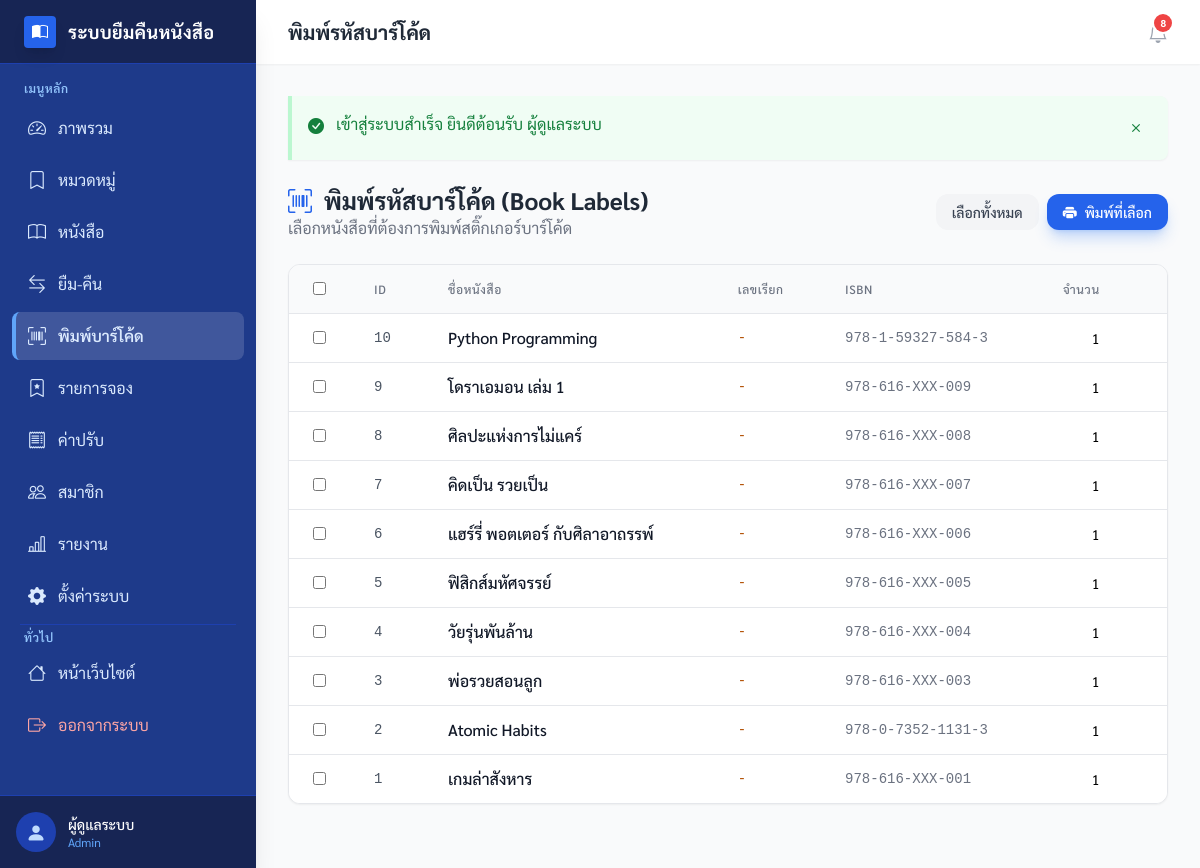
/admin/book_labels.php (signed in), run on the app's committed database.
### tables this page shows
CREATE TABLE IF NOT EXISTS `users` (
    `id` INT AUTO_INCREMENT PRIMARY KEY,
    `name` VARCHAR(100) NOT NULL COMMENT 'ชื่อ-นามสกุล',
    `email` VARCHAR(100) NOT NULL UNIQUE COMMENT 'อีเมล',
    `password` VARCHAR(255) NOT NULL COMMENT 'รหัสผ่าน (bcrypt)',
    `phone` VARCHAR(20) DEFAULT NULL COMMENT 'เบอร์โทรศัพท์',
    `role` ENUM('member', 'admin', 'staff') NOT NULL DEFAULT 'member' COMMENT 'บทบาท',
    `is_active` TINYINT(1) NOT NULL DEFAULT 1 COMMENT '1 = ยังใช้งาน · 0 = เลิกใช้งาน (ซ่อนจากดรอปดาวน์ + ล็อกอินไม่ได้ แต่ประวัติยังอยู่)',
    `must_change_password` TINYINT(1) NOT NULL DEFAULT 0 COMMENT '1 = ต้องเปลี่ยนรหัสผ่านก่อนใช้งาน (ตั้งตอนนำเข้า/admin สร้างให้)',
    `created_at` DATETIME DEFAULT CURRENT_TIMESTAMP,
    `updated_at` DATETIME DEFAULT CURRENT_TIMESTAMP ON UPDATE CURRENT_TIMESTAMP,
    INDEX `idx_email` (`email`),
    INDEX `idx_is_active` (`is_active`),
    INDEX `idx_role` (`role`)
);

CREATE TABLE IF NOT EXISTS `books` (
    `id` INT AUTO_INCREMENT PRIMARY KEY,
    `title` VARCHAR(200) NOT NULL COMMENT 'ชื่อหนังสือ',
    `author` VARCHAR(100) NOT NULL COMMENT 'ผู้แต่ง',
    `isbn` VARCHAR(20) DEFAULT NULL COMMENT 'รหัส ISBN',
    `call_number` VARCHAR(50) DEFAULT NULL COMMENT 'เลขเรียกหนังสือ — ที่อยู่บนชั้น (รูปแบบอิสระ แต่ละห้องสมุดกำหนดเอง)',
     
     
     
    `search_tokens` TEXT DEFAULT NULL COMMENT 'trigram ของ title+author+isbn+call_number สำหรับ FULLTEXT (สร้างโดย buildSearchTokens())',
    `category_id` INT DEFAULT NULL COMMENT 'หมวดหมู่',
    `description` TEXT DEFAULT NULL COMMENT 'รายละเอียด',
    `copy_notes` TEXT DEFAULT NULL COMMENT 'บันทึกภายในของเจ้าหน้าที่เกี่ยวกับเล่มแต่ละเล่ม (ข้อความอิสระ ระบบไม่ได้ตามรายเล่มให้)',
    `cover_image` VARCHAR(255) DEFAULT NULL COMMENT 'ชื่อไฟล์รูปปก',
    `quantity` INT NOT NULL DEFAULT 1 COMMENT 'จำนวนทั้งหมด',
    `price` DECIMAL(10,2) NULL DEFAULT NULL COMMENT 'ราคาปก — ใช้ตั้งต้นค่าชดใช้ตอนแจ้งหาย (NULL = ยังไม่ระบุ)',
    `available` INT NOT NULL DEFAULT 1 COMMENT 'จำนวนที่ว่าง',
    `is_visible` TINYINT(1) NOT NULL DEFAULT 1 COMMENT 'แสดงให้สาธารณะเห็น',
    `is_reference` TINYINT(1) NOT NULL DEFAULT 0 COMMENT 'หนังสืออ้างอิง — อ่านในห้องสมุดเท่านั้น ยืม/จองไม่ได้',
    `created_at` DATETIME DEFAULT CURRENT_TIMESTAMP,
    `updated_at` DATETIME DEFAULT CURRENT_TIMESTAMP ON UPDATE CURRENT_TIMESTAMP,
    INDEX `idx_available` (`available`),
    INDEX `idx_category` (`category_id`),
    UNIQUE INDEX `uq_isbn` (`isbn`),
     
    INDEX `idx_call_number` (`call_number`),
     
     
    FULLTEXT KEY `ft_books_search` (`search_tokens`),
    FOREIGN KEY (`category_id`) REFERENCES `categories`(`id`) ON DELETE SET NULL ON UPDATE CASCADE,
    CONSTRAINT `chk_books_available_non_negative` CHECK (`available` >= 0),
    CONSTRAINT `chk_books_quantity_gte_available` CHECK (`quantity` >= `available`)
);

### admin/book_labels.php (the view, shortened to what the rows shown need)
<?php
require_once __DIR__ . '/../bootstrap.php';
$bookRepo = new BookRepository(getDB());
$books = $bookRepo->findAllForLabels();
$pageTitle = 'พิมพ์รหัสบาร์โค้ด';
require_once __DIR__ . '/header.php';
?>
<div class="no-print">
    <div class="bg-white rounded-xl shadow-sm border border-gray-200 overflow-hidden mb-8">
        <div class="overflow-x-auto max-h-[600px]">
            <table class="min-w-full divide-y divide-gray-200">
                <thead class="bg-gray-50 sticky top-0 z-10">
                    <tr>
                        <th class="px-6 py-3 text-left w-10">
                            <input type="checkbox" id="checkAll" onclick="toggleAll(this)" class="rounded border-gray-300 text-primary-600 focus:ring-primary-500 cursor-pointer">
                        </th>
                        <th class="px-6 py-3 text-left text-xs font-medium text-gray-500 uppercase tracking-wider">ID</th>
                        <th class="px-6 py-3 text-left text-xs font-medium text-gray-500 uppercase tracking-wider">ชื่อหนังสือ</th>
                        <th class="px-6 py-3 text-left text-xs font-medium text-gray-500 uppercase tracking-wider">เลขเรียก</th>
                        <th class="px-6 py-3 text-left text-xs font-medium text-gray-500 uppercase tracking-wider">ISBN</th>
                        <th class="px-6 py-3 text-left text-xs font-medium text-gray-500 uppercase tracking-wider w-32">จำนวน</th>
                    </tr>
                </thead>
                <tbody class="bg-white divide-y divide-gray-200">
                    <?php foreach ($books as $book): ?>
                        <tr class="hover:bg-gray-50">
                            <td class="px-6 py-3">
                                <input type="checkbox" name="book_ids[]" value="<?= $book['id'] ?>" data-title="<?= e($book['title']) ?>" data-isbn="<?= e($book['isbn'] ?? $book['id']) ?>" data-call="<?= e($book['call_number'] ?? '') ?>"
                                       class="book-checkbox rounded border-gray-300 text-primary-600 focus:ring-primary-500 cursor-pointer">
                            </td>
                            <td class="px-6 py-3 font-mono text-sm text-gray-600"><?= $book['id'] ?></td>
                            <td class="px-6 py-3 font-medium text-gray-900"><?= e($book['title']) ?></td>
                            <td class="px-6 py-3 font-mono text-sm text-amber-700"><?= e($book['call_number'] ?? '-') ?></td>
                            <td class="px-6 py-3 font-mono text-sm text-gray-500"><?= e($book['isbn'] ?? '-') ?></td>
                            <td class="px-6 py-3">
                                <input type="number" name="qty[<?= $book['id'] ?>]" value="1" min="1" max="100"
                                       class="w-20 text-center rounded-lg border-gray-300 text-sm focus:ring-primary-500 focus:border-primary-500">
                            </td>
                        </tr>
                    <?php endforeach; ?>
                </tbody>
            </table>
        </div>
    </div>
</div>
<?php require_once __DIR__ . '/footer.php'; ?>

### admin/header.php (shortened to what the rows shown need)
<?php
require_once __DIR__ . '/../includes/functions.php';
$user = getCurrentUser();
?>
<!DOCTYPE html>
<html lang="th">
<head>
    <link href="<?= APP_URL ?>/assets/vendor/fonts/sarabun.css" rel="stylesheet">
    <link rel="stylesheet" href="<?= APP_URL ?>/assets/vendor/bootstrap-icons/bootstrap-icons.css">
    <script src="<?= APP_URL ?>/assets/vendor/tailwind/tailwind.js"></script>
</head>
<body class="bg-gray-100 font-sans antialiased h-screen flex overflow-hidden">
    <aside class="w-64 bg-primary-900 text-white flex-shrink-0 hidden md:flex flex-col shadow-xl z-20">
        <div class="p-4 border-t border-primary-800 bg-primary-950">
            <div class="flex items-center gap-3">
                <div>
                    <p class="text-sm font-medium text-white"><?= e($user['name']) ?></p>
                    <p class="text-xs text-primary-400"><?= ucfirst($user['role']) ?></p>
                </div>
            </div>
        </div>
    </aside>
    <div class="flex-1 flex flex-col min-w-0 overflow-hidden">
        <header class="bg-white shadow-sm h-16 flex items-center justify-between px-8 z-10 hidden md:flex">
            <h2 class="text-xl font-bold text-gray-800"><?= $pageTitle ?? 'Admin Panel' ?></h2>
        </header>
        <main class="flex-1 overflow-y-auto bg-gray-50 p-6 md:p-8">
            <div class="max-w-7xl mx-auto">

### data on the page
users: name "ผู้ดูแลระบบ", role "Admin"
books: id "10", title "Python Programming", call_number "-", isbn "978-1-59327-584-3"
books: id "9", title "โดราเอมอน เล่ม 1", call_number "-", isbn "978-616-XXX-009"
books: id "8", title "ศิลปะแห่งการไม่แคร์", call_number "-", isbn "978-616-XXX-008"
books: id "7", title "คิดเป็น รวยเป็น", call_number "-", isbn "978-616-XXX-007"
books: id "6", title "แฮร์รี่ พอตเตอร์ กับศิลาอาถรรพ์", call_number "-", isbn "978-616-XXX-006"
books: id "5", title "ฟิสิกส์มหัศจรรย์", call_number "-", isbn "978-616-XXX-005"
books: id "4", title "วัยรุ่นพันล้าน", call_number "-", isbn "978-616-XXX-004"
books: id "3", title "พ่อรวยสอนลูก", call_number "-", isbn "978-616-XXX-003"
books: id "2", title "Atomic Habits", call_number "-", isbn "978-0-7352-1131-3"
books: id "1", title "เกมล่าสังหาร", call_number "-", isbn "978-616-XXX-001"

### other printed values
APP_NAME "ระบบยืมคืนหนังสือ"
$pageTitle "พิมพ์รหัสบาร์โค้ด"
$bellTotal "8"
$content "เข้าสู่ระบบสำเร็จ ยินดีต้อนรับ ผู้ดูแลระบบ"
